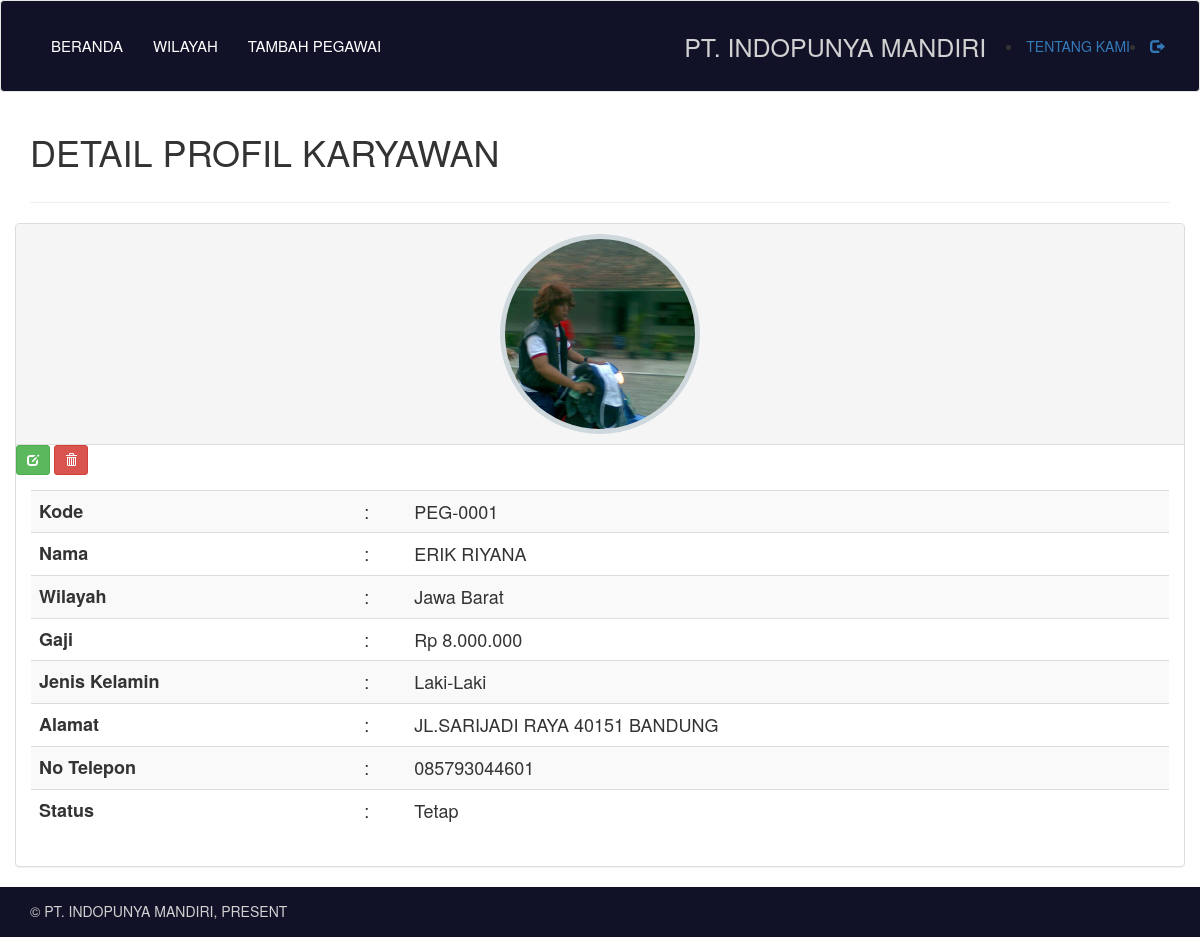
/admin_template/detail.php?kode=PEG-0001, run on the app's committed database.
### tables this page shows
CREATE TABLE `data_karyawan` (
  `kode` varchar(10) NOT NULL,
  `nama` varchar(50) NOT NULL,
  `gambar` varchar(255) NOT NULL,
  `alamat` varchar(100) NOT NULL,
  `gaji` int(50) NOT NULL,
  `wilayah` varchar(100) NOT NULL,
  `sex` varchar(20) NOT NULL,
  `status` varchar(20) NOT NULL,
  `no_telp` varchar(20) NOT NULL
);

### admin_template/function/karyawan.php (called while the page is built, shortened)
<?php
function tampilkan_per_kode($kode){
	$query  = "SELECT * FROM data_karyawan WHERE kode='$kode'";
	return result($query);
}
function result($query){
	global $link;
	if ($result = mysqli_query($link, $query) or die('gagal menampilkan data')) {
		return $result;
	}
}
 ?>

### admin_template/detail.php (the view, shortened to what this page needs)
<?php
require_once "view/header.php";
$kode = $_GET['kode'];
if (isset($kode)) {
  $detail = tampilkan_per_kode($kode);
  while ($row = mysqli_fetch_assoc($detail)) {
    $kode_detail        = $row['kode'];
    $nama_detail        = $row['nama'];
    $wilayah_detail     = $row['wilayah'];
    $gaji_detail        = $row['gaji'];
    $sex_detail         = $row['sex'];
    $alamat_detail      = $row['alamat'];
    $notelp_detail      = $row['no_telp'];
    $status_detail      = $row['status'];
    $gambar_detail      = $row['gambar'];
  }
}
function rupiah($nilai, $pecahan = 0) {
    return number_format($nilai, $pecahan, ',', '.');
}
 ?>
    <div class="container">
        <div class="row">
            <div class="col-sm-6">
                <h1>DETAIL PROFIL KARYAWAN</h1>
            </div>
        </div>
        <hr>
        <div class="row">
            <div class="panel panel-default">
                <div class="panel-heading">
                    <div class="text-center">
                        <img src="image/<?= $gambar_detail; ?>" class="img_circle">
                    </div>
                </div>
              <td><a class="btn btn-success btn-sm" href="edit.php?kode=<?= $_GET['kode']; ?>"><span class="glyphicon glyphicon-edit" aria-hidden="true"></span></a>
                  <a class="btn btn-danger btn-sm" onclick="return confirm('Yakin akan menghapus data ini?')" href="hapus.php?kode=<?= $_GET['kode']; ?>"><span class="glyphicon glyphicon-trash" aria-hidden="true"></span></a>
              </td>
                <div class="panel-body">
                    <div class="table-responsive">
                        <table class="table table-striped" style="font-size:18px">
                            <tr>
                                <th>Kode</th>
                                <td>:</td>
                                <td>
                                    <?= $kode_detail; ?>
                                </td>
                            </tr>
                            <tr>
                                <th>Nama</th>
                                <td>:</td>
                                <td>
                                    <?= $nama_detail; ?>
                                </td>
                            </tr>
                            <tr>
                                <th>Wilayah</th>
                                <td>:</td>
                                <td>
                                    <?= $wilayah_detail; ?>
                                </td>
                            </tr>
                            <tr>
                                <th>Gaji</th>
                                <td>:</td>
                                <td>Rp
                                    <?= rupiah($gaji_detail); ?>
                                </td>
                            </tr>
                            <tr>
                                <th>Jenis Kelamin</th>
                                <td>:</td>
                                <td>
                                    <?= $sex_detail; ?>
                                </td>
                            </tr>
                            <tr>
                                <th>Alamat</th>
                                <td>:</td>
                                <td>
                                    <?= $alamat_detail; ?>
                                </td>
                            </tr>
                            <tr>
                                <th>No Telepon</th>
                                <td>:</td>
                                <td>
                                    <?= $notelp_detail; ?>
                                </td>
                            </tr>
                            <tr>
                                <th>Status</th>
                                <td>:</td>
                                <td>
                                    <?= $status_detail; ?>
                                </td>
                            </tr>
                        </table>
                    </div>
                </div>
            </div>
        </div>
    </div>
    <?php
 require_once "view/footer.php";
  ?>

### admin_template/view/style.css (style rules this page uses)
.img_circle { display: inline-block; object-fit:cover; border-radius: 50%; box-sizing: border-box; border: 5px solid #cfd8dc; height: 200px; width: 200px; }

### data on the page
data_karyawan: gambar (picture), kode "PEG-0001", nama "ERIK RIYANA", wilayah "Jawa Barat", gaji "8.000.000", sex "Laki-Laki", alamat "JL.SARIJADI RAYA 40151 BANDUNG", no_telp "085793044601", status "Tetap"
